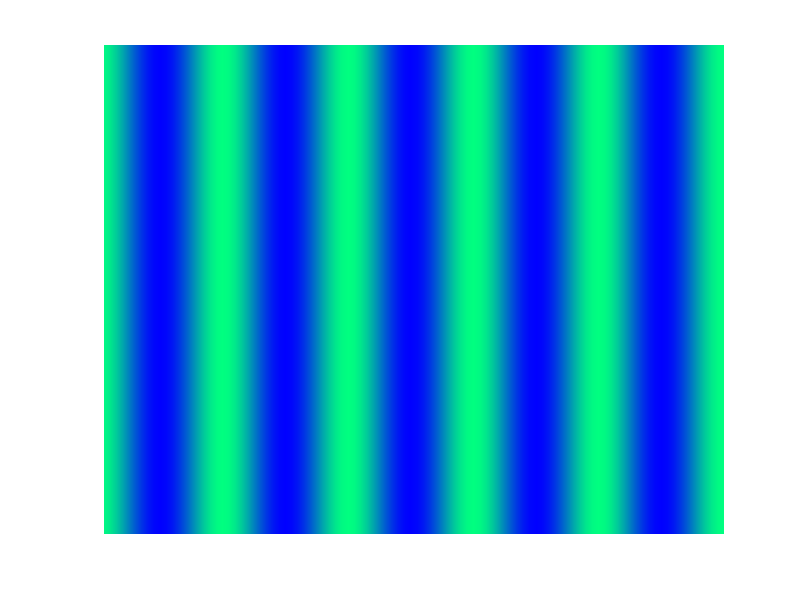

This figure's MATLAB source:
% op_002.m

% Animation of a [2D] plane wave

% Ian Cooper
% School of Physics, University of Sydney
% DOING PHYSICS WITH MATLAB: www.physics.usyd.edu.au/teach_res/mp/mphome.htm
% Documentation: www.physics.usyd.edu.au/teach_res/mp/doc/op1001.htm
% Mscripts: www.physics.usyd.edu.au/teach_res/mp/mscripts
% Matlab 2018b  181103

close all
clear 
clc
tic

% =====================================================================
%  ANIMATED GIF:   flagS = 0 (not saved)  / flagS = 1 (save)
   flagS = 0;
%  Enter file name
     ag_name = 'agOP2.gif';
%  Delay in seconds before displaying the next image  
    delay = 0;  
%  Frame counter start
    nt = 1;

% SETUP ===============================================================
   wL = 20;     % wavelength

   nX = 100;    % spatial grid points
   nT = 50;     % number of time steps
   T = 100;     % period

% CALCULATIONS ========================================================
   x = 1:nX;            % X axis 
   t = linspace(0,T,nT);   % time
   k = 2*pi/wL;            % propagation constant
   w = 2*pi/T;             % angular frequency

   USS = zeros(nX,nX);     % [2D] spatial wavefunction

   US = exp(1i.*k.*x);     % [D] spatial wave function

for cc = 1:nX
   USS(cc,:) = US;
end

% GRAPHICS ============================================================

figure(3)
  FS = 12;
  pos = [0.6 0.05 0.35 0.40];
  set(gcf,'Units','normalized');
  set(gcf,'Position',pos);
  set(gcf,'color','w');
  axis off
  
for cc = 1 : nT
  xy = real(USS.*exp(-1i.*w.*t(cc)));  
  pcolor(xy)
  shading interp
  axis off
  colormap(winter(1024))
  
  if flagS == 1
       frame = getframe(3);
       im = frame2im(frame);
       [imind,cm] = rgb2ind(im,256);
       %  On the first loop, create the file. In subsequent loops, append.
       if nt == 1
         imwrite(imind,cm,ag_name,'gif','DelayTime',delay,'loopcount',inf);
       else
         imwrite(imind,cm,ag_name,'gif','DelayTime',delay,'writemode','append');
       end
       nt = nt+1;
   end
  
  pause(0.1)
end

toc
